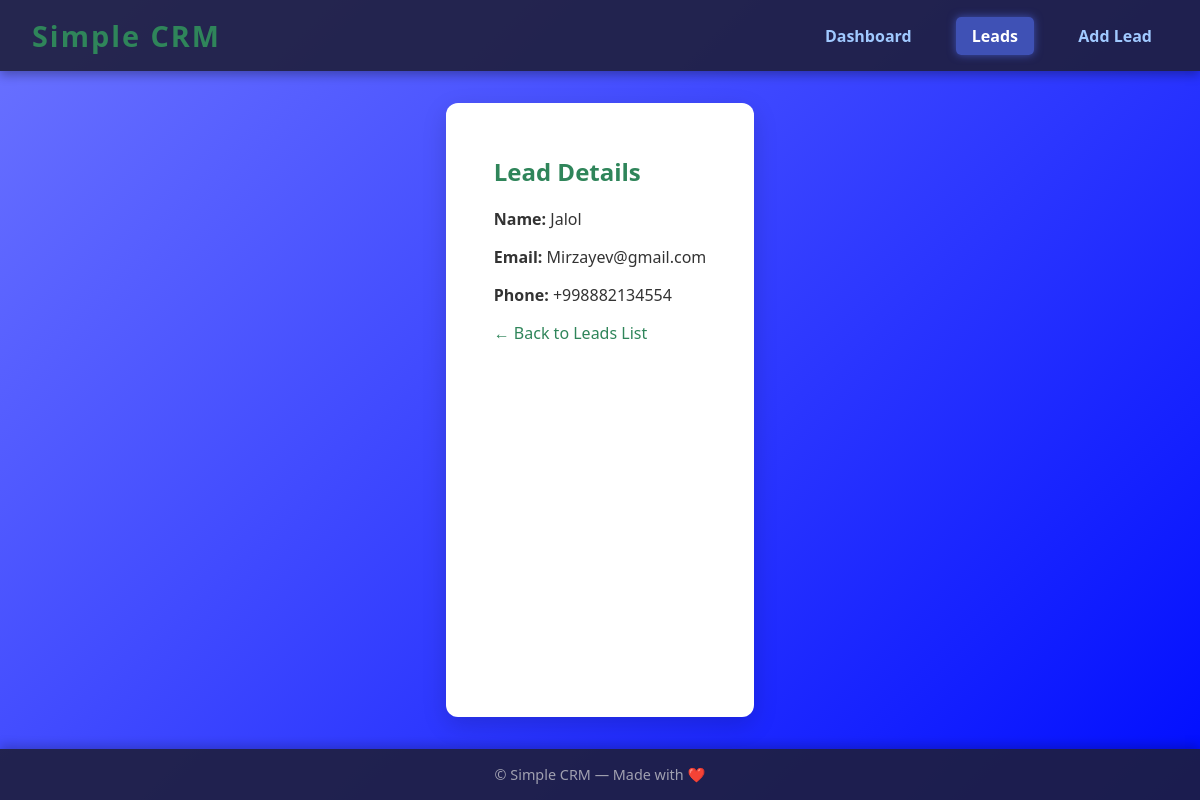
The page /leads/1 on the database its author committed.
### app/models/lead.py (models this page shows)
class Lead(Base):
    __tablename__ = "leads"
    id = Column(Integer, primary_key=True, index=True)
    name = Column(String, nullable=False)
    email = Column(String, unique=True, index=True, nullable=False)
    phone = Column(String, nullable=True)

### app/api/leads.py (the view)
@router.get("/leads/{lead_id}")
def lead_detail(request: Request, lead_id: int, db: Session = Depends(get_db)):
    lead = get_lead_by_id(db, lead_id)
    if not lead:
        raise HTTPException(status_code=404, detail="Lead not found")
    return templates.TemplateResponse("leads/detail.html", {"request": request, "lead": lead})

### app/templates/leads/detail.html (shortened to what this page needs)
{% extends "base.html" %}
{% block content %}
    <h2>Lead Details</h2>
    <p><strong>Name:</strong> {{ lead.name }}</p>
    <p><strong>Email:</strong> {{ lead.email }}</p>
    <p><strong>Phone:</strong> {{ lead.phone or "N/A" }}</p>
    <a href="/leads">← Back to Leads List</a>
{% endblock %}

### app/static/css/style.css (style rules this page uses)
body { font-family: Arial, sans-serif; background-color: #f4f6f8; margin: 0; padding: 0; color: #333; }
h1, h2, h3 { color: #2f855a; }
a { color: #2f855a; text-decoration: none; }

### app/templates/base.html (style rules this page uses)
body { background: linear-gradient(135deg, #6b73ff 0%, #000dff 100%); color: #f0f0f5; min-height: 100vh; display: flex; flex-direction: column; margin: 0; font-family: 'Segoe UI', Tahoma, Geneva, Verdana, sans-serif; }

### rows shown on the page
Lead: name "Jalol", email "Mirzayev@gmail.com", phone "+998882134554"
